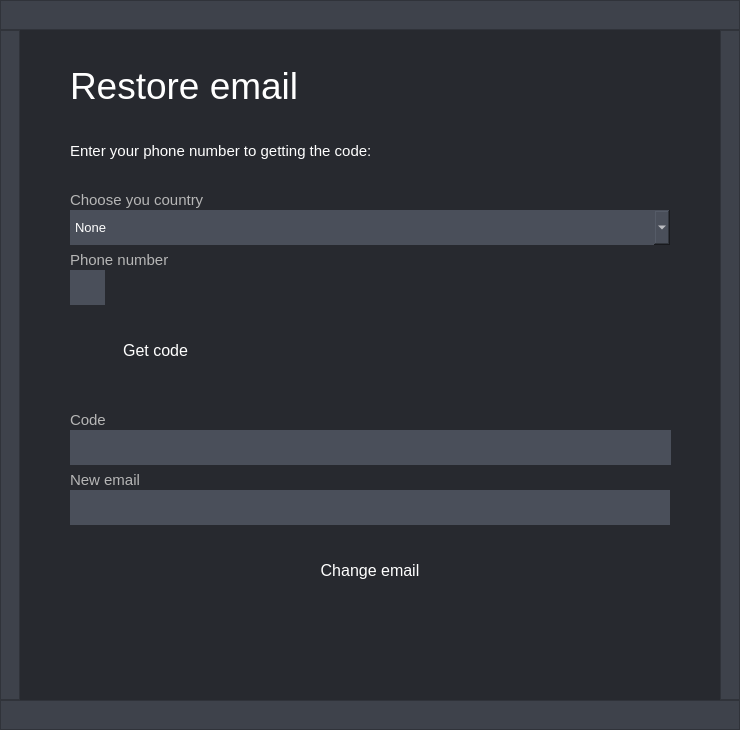
<?xml version="1.0" encoding="UTF-8"?>
<ui version="4.0">
 <class>RestoreEmail</class>
 <widget class="QDialog" name="RestoreEmail">
  <property name="geometry">
   <rect>
    <x>0</x>
    <y>0</y>
    <width>740</width>
    <height>730</height>
   </rect>
  </property>
  <property name="windowTitle">
   <string>Dialog</string>
  </property>
  <property name="styleSheet">
   <string notr="true">background-color: rgb(39, 41, 47);</string>
  </property>
  <widget class="QLabel" name="CodeError">
   <property name="geometry">
    <rect>
     <x>260</x>
     <y>330</y>
     <width>411</width>
     <height>41</height>
    </rect>
   </property>
   <property name="font">
    <font>
     <family>Arial</family>
     <pointsize>10</pointsize>
    </font>
   </property>
   <property name="styleSheet">
    <string notr="true">background-color: none;
color: rgb(255, 50, 0);</string>
   </property>
   <property name="text">
    <string/>
   </property>
  </widget>
  <widget class="QLabel" name="label_2">
   <property name="geometry">
    <rect>
     <x>70</x>
     <y>140</y>
     <width>361</width>
     <height>21</height>
    </rect>
   </property>
   <property name="font">
    <font>
     <family>Arial</family>
     <pointsize>11</pointsize>
    </font>
   </property>
   <property name="styleSheet">
    <string notr="true">color: rgb(255, 255, 255);</string>
   </property>
   <property name="text">
    <string>Enter your phone number to getting the code:</string>
   </property>
  </widget>
  <widget class="QPushButton" name="GetCode_button">
   <property name="geometry">
    <rect>
     <x>70</x>
     <y>330</y>
     <width>171</width>
     <height>40</height>
    </rect>
   </property>
   <property name="font">
    <font>
     <family>Arial</family>
     <pointsize>12</pointsize>
     <bold>false</bold>
    </font>
   </property>
   <property name="cursor">
    <cursorShape>PointingHandCursor</cursorShape>
   </property>
   <property name="styleSheet">
    <string notr="true">QPushButton
{
	color: rgb(255, 255, 255);
	background: qlineargradient(x1:0, y1:0, x2:1, y2:1,
                stop:0 rgb(0, 200, 250), 
				stop: 0.4 rgb(30, 150, 255),
                stop:1 rgb(60, 90, 255));
	border: 0px;
}
QPushButton:hover
{
	
	background-color: rgb(25, 206, 255);
}</string>
   </property>
   <property name="text">
    <string>Get code</string>
   </property>
   <property name="iconSize">
    <size>
     <width>220</width>
     <height>40</height>
    </size>
   </property>
   <property name="autoRepeatDelay">
    <number>0</number>
   </property>
   <property name="autoRepeatInterval">
    <number>-4</number>
   </property>
   <property name="default">
    <bool>false</bool>
   </property>
  </widget>
  <widget class="QLabel" name="PhoneNumber_label">
   <property name="geometry">
    <rect>
     <x>70</x>
     <y>250</y>
     <width>281</width>
     <height>20</height>
    </rect>
   </property>
   <property name="font">
    <font>
     <family>Arial</family>
     <pointsize>11</pointsize>
    </font>
   </property>
   <property name="styleSheet">
    <string notr="true">color: rgb(182, 182, 182);</string>
   </property>
   <property name="text">
    <string>Phone number</string>
   </property>
  </widget>
  <widget class="QLabel" name="label">
   <property name="geometry">
    <rect>
     <x>70</x>
     <y>60</y>
     <width>521</width>
     <height>51</height>
    </rect>
   </property>
   <property name="font">
    <font>
     <family>Arial</family>
     <pointsize>28</pointsize>
    </font>
   </property>
   <property name="styleSheet">
    <string notr="true">color: rgb(255, 255, 255);</string>
   </property>
   <property name="text">
    <string>Restore email</string>
   </property>
  </widget>
  <widget class="QLineEdit" name="NewEmail_lineEdit">
   <property name="geometry">
    <rect>
     <x>70</x>
     <y>490</y>
     <width>600</width>
     <height>35</height>
    </rect>
   </property>
   <property name="sizePolicy">
    <sizepolicy hsizetype="Expanding" vsizetype="Expanding">
     <horstretch>0</horstretch>
     <verstretch>0</verstretch>
    </sizepolicy>
   </property>
   <property name="font">
    <font>
     <family>Arial</family>
     <pointsize>11</pointsize>
    </font>
   </property>
   <property name="styleSheet">
    <string notr="true">color: rgb(255, 255, 255);

background-color: rgb(74, 79, 90);</string>
   </property>
   <property name="text">
    <string/>
   </property>
   <property name="frame">
    <bool>false</bool>
   </property>
  </widget>
  <widget class="QLineEdit" name="Code_lineEdit">
   <property name="geometry">
    <rect>
     <x>70</x>
     <y>430</y>
     <width>601</width>
     <height>35</height>
    </rect>
   </property>
   <property name="sizePolicy">
    <sizepolicy hsizetype="Expanding" vsizetype="Expanding">
     <horstretch>0</horstretch>
     <verstretch>0</verstretch>
    </sizepolicy>
   </property>
   <property name="font">
    <font>
     <family>Arial</family>
     <pointsize>11</pointsize>
    </font>
   </property>
   <property name="styleSheet">
    <string notr="true">color: rgb(255, 255, 255);

background-color: rgb(74, 79, 90);</string>
   </property>
   <property name="text">
    <string/>
   </property>
   <property name="frame">
    <bool>false</bool>
   </property>
  </widget>
  <widget class="QLabel" name="Email_label_2">
   <property name="geometry">
    <rect>
     <x>70</x>
     <y>410</y>
     <width>41</width>
     <height>20</height>
    </rect>
   </property>
   <property name="font">
    <font>
     <family>Arial</family>
     <pointsize>11</pointsize>
    </font>
   </property>
   <property name="styleSheet">
    <string notr="true">color: rgb(182, 182, 182);</string>
   </property>
   <property name="text">
    <string>Code</string>
   </property>
  </widget>
  <widget class="QPushButton" name="ChangeEmail_button">
   <property name="geometry">
    <rect>
     <x>70</x>
     <y>550</y>
     <width>600</width>
     <height>40</height>
    </rect>
   </property>
   <property name="font">
    <font>
     <family>Arial</family>
     <pointsize>12</pointsize>
     <bold>false</bold>
    </font>
   </property>
   <property name="cursor">
    <cursorShape>PointingHandCursor</cursorShape>
   </property>
   <property name="styleSheet">
    <string notr="true">QPushButton
{
	color: rgb(255, 255, 255);
	background: qlineargradient(x1:0, y1:0, x2:1, y2:1,
                stop:0 rgb(0, 200, 250), 
				stop: 0.4 rgb(30, 150, 255),
                stop:1 rgb(60, 90, 255));
	border: 0px;
}
QPushButton:hover
{
	
	background-color: rgb(25, 206, 255);
}</string>
   </property>
   <property name="text">
    <string>Change email</string>
   </property>
   <property name="iconSize">
    <size>
     <width>220</width>
     <height>40</height>
    </size>
   </property>
   <property name="autoRepeatDelay">
    <number>0</number>
   </property>
   <property name="autoRepeatInterval">
    <number>-4</number>
   </property>
   <property name="default">
    <bool>false</bool>
   </property>
  </widget>
  <widget class="QLabel" name="Email_label_3">
   <property name="geometry">
    <rect>
     <x>70</x>
     <y>470</y>
     <width>281</width>
     <height>20</height>
    </rect>
   </property>
   <property name="font">
    <font>
     <family>Arial</family>
     <pointsize>11</pointsize>
    </font>
   </property>
   <property name="styleSheet">
    <string notr="true">color: rgb(182, 182, 182);</string>
   </property>
   <property name="text">
    <string>New email</string>
   </property>
  </widget>
  <widget class="QLabel" name="Error_window_label">
   <property name="geometry">
    <rect>
     <x>70</x>
     <y>610</y>
     <width>600</width>
     <height>81</height>
    </rect>
   </property>
   <property name="font">
    <font>
     <family>Arial</family>
     <pointsize>10</pointsize>
    </font>
   </property>
   <property name="styleSheet">
    <string notr="true">background-color: none;
color: rgb(255, 50, 0);</string>
   </property>
   <property name="text">
    <string/>
   </property>
   <property name="alignment">
    <set>Qt::AlignHCenter|Qt::AlignTop</set>
   </property>
  </widget>
  <widget class="QFrame" name="UpperBorder_frame">
   <property name="geometry">
    <rect>
     <x>0</x>
     <y>0</y>
     <width>740</width>
     <height>30</height>
    </rect>
   </property>
   <property name="styleSheet">
    <string notr="true">background-color: rgb(62, 66, 75);</string>
   </property>
   <property name="frameShape">
    <enum>QFrame::StyledPanel</enum>
   </property>
   <property name="frameShadow">
    <enum>QFrame::Raised</enum>
   </property>
   <widget class="QPushButton" name="Close_button">
    <property name="geometry">
     <rect>
      <x>715</x>
      <y>0</y>
      <width>25</width>
      <height>25</height>
     </rect>
    </property>
    <property name="styleSheet">
     <string notr="true">QPushButton
{	
	background-color: rgba(0, 0, 0, 0);
	border: 0px; 
}
QPushButton:hover
{ 
	background-color: rgb(249, 22, 34);
 }
</string>
    </property>
    <property name="text">
     <string/>
    </property>
    <property name="icon">
     <iconset>
      <normaloff>../build-DesktopClient_qt6-Desktop_Qt_6_6_0_MSVC2019_64bit-Debug/ApplicationIcons/CloseCross.png</normaloff>../build-DesktopClient_qt6-Desktop_Qt_6_6_0_MSVC2019_64bit-Debug/ApplicationIcons/CloseCross.png</iconset>
    </property>
    <property name="iconSize">
     <size>
      <width>14</width>
      <height>14</height>
     </size>
    </property>
   </widget>
  </widget>
  <widget class="QFrame" name="LeftBorder_frame">
   <property name="geometry">
    <rect>
     <x>0</x>
     <y>30</y>
     <width>20</width>
     <height>670</height>
    </rect>
   </property>
   <property name="styleSheet">
    <string notr="true">background-color: rgb(62, 66, 75);
</string>
   </property>
   <property name="frameShape">
    <enum>QFrame::StyledPanel</enum>
   </property>
   <property name="frameShadow">
    <enum>QFrame::Raised</enum>
   </property>
  </widget>
  <widget class="QFrame" name="LeftBorder_frame_2">
   <property name="geometry">
    <rect>
     <x>720</x>
     <y>30</y>
     <width>20</width>
     <height>670</height>
    </rect>
   </property>
   <property name="styleSheet">
    <string notr="true">background-color: rgb(62, 66, 75);
</string>
   </property>
   <property name="frameShape">
    <enum>QFrame::StyledPanel</enum>
   </property>
   <property name="frameShadow">
    <enum>QFrame::Raised</enum>
   </property>
  </widget>
  <widget class="QFrame" name="BottomBorder_frame">
   <property name="geometry">
    <rect>
     <x>0</x>
     <y>700</y>
     <width>740</width>
     <height>30</height>
    </rect>
   </property>
   <property name="styleSheet">
    <string notr="true">background-color: rgb(62, 66, 75);</string>
   </property>
   <property name="frameShape">
    <enum>QFrame::StyledPanel</enum>
   </property>
   <property name="frameShadow">
    <enum>QFrame::Raised</enum>
   </property>
  </widget>
  <widget class="QLineEdit" name="PhoneCode_lineEdit">
   <property name="geometry">
    <rect>
     <x>70</x>
     <y>270</y>
     <width>35</width>
     <height>35</height>
    </rect>
   </property>
   <property name="sizePolicy">
    <sizepolicy hsizetype="Expanding" vsizetype="Expanding">
     <horstretch>0</horstretch>
     <verstretch>0</verstretch>
    </sizepolicy>
   </property>
   <property name="font">
    <font>
     <family>Arial</family>
     <pointsize>11</pointsize>
    </font>
   </property>
   <property name="styleSheet">
    <string notr="true">color: rgb(255, 255, 255);

background-color: rgb(74, 79, 90);</string>
   </property>
   <property name="text">
    <string/>
   </property>
   <property name="maxLength">
    <number>10</number>
   </property>
   <property name="frame">
    <bool>false</bool>
   </property>
   <property name="readOnly">
    <bool>true</bool>
   </property>
  </widget>
  <widget class="QLabel" name="Choose_your_country_label">
   <property name="geometry">
    <rect>
     <x>70</x>
     <y>190</y>
     <width>171</width>
     <height>20</height>
    </rect>
   </property>
   <property name="font">
    <font>
     <family>Arial</family>
     <pointsize>11</pointsize>
    </font>
   </property>
   <property name="styleSheet">
    <string notr="true">color: rgb(182, 182, 182);</string>
   </property>
   <property name="text">
    <string>Choose you country</string>
   </property>
  </widget>
  <widget class="QComboBox" name="Countries_comboBox">
   <property name="geometry">
    <rect>
     <x>70</x>
     <y>210</y>
     <width>600</width>
     <height>35</height>
    </rect>
   </property>
   <property name="font">
    <font>
     <family>Arial</family>
     <pointsize>10</pointsize>
    </font>
   </property>
   <property name="styleSheet">
    <string notr="true">color: rgb(255, 255, 255);
border: 0px;
background-color: rgb(74, 79, 90);</string>
   </property>
   <item>
    <property name="text">
     <string>None</string>
    </property>
   </item>
   <item>
    <property name="text">
     <string>USA</string>
    </property>
   </item>
   <item>
    <property name="text">
     <string>Canada</string>
    </property>
   </item>
   <item>
    <property name="text">
     <string>Russia</string>
    </property>
   </item>
   <item>
    <property name="text">
     <string>UK</string>
    </property>
   </item>
   <item>
    <property name="text">
     <string>France</string>
    </property>
   </item>
   <item>
    <property name="text">
     <string>Germany</string>
    </property>
   </item>
   <item>
    <property name="text">
     <string>Japan</string>
    </property>
   </item>
   <item>
    <property name="text">
     <string>China</string>
    </property>
   </item>
  </widget>
 </widget>
 <resources/>
 <connections/>
</ui>
